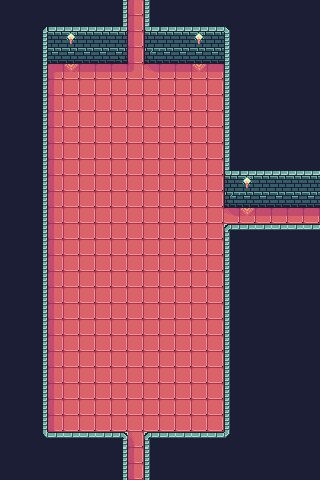

Below is a game level as drawn by its tile map, then a one-line description and the .tmx file that defines it, in full:
An orthogonal 20x30 tile map with 16x16 px tiles, 2 tile layers (prototype, base) and 3 objects (north_exit, east_exit, south_exit).

<map version="1.10" tiledversion="1.10.2" orientation="orthogonal" renderorder="right-down" width="20" height="30" tilewidth="16" tileheight="16" infinite="0" nextlayerid="12" nextobjectid="13">
 <tileset firstgid="1" source="../FaerieForest_PetricakeGamesTSX.tsx" />
 <layer id="1" name="prototype" width="20" height="30">
  <data encoding="csv">
163,163,163,163,163,163,163,166,169,166,163,163,163,163,163,163,163,163,163,163,
163,163,163,163,163,163,163,166,169,166,163,163,163,163,163,163,163,163,163,163,
163,163,166,166,168,166,166,166,169,166,166,166,168,166,166,163,163,163,163,163,
163,163,166,166,166,166,166,166,169,166,166,166,166,166,166,163,163,163,163,163,
163,163,166,169,169,169,169,169,169,169,169,169,169,169,166,163,163,163,163,163,
163,163,166,169,169,169,169,169,169,169,169,169,169,169,166,163,163,163,163,163,
163,163,166,169,169,169,169,169,169,169,169,169,169,169,166,163,163,163,163,163,
163,163,166,169,169,169,169,169,169,169,169,169,169,169,166,163,163,163,163,163,
163,163,166,169,169,169,169,169,169,169,169,169,169,169,166,163,163,163,163,163,
163,163,166,169,169,169,169,169,169,169,169,169,169,169,166,163,163,163,163,163,
163,163,166,169,169,169,169,169,169,169,169,169,169,169,166,163,163,163,163,163,
163,163,166,169,169,169,169,169,169,169,169,169,169,169,166,168,166,166,166,166,
163,163,166,169,169,169,169,169,169,169,169,169,169,169,166,166,166,166,166,166,
163,163,166,169,169,169,169,169,169,169,169,169,169,169,169,169,169,169,169,169,
163,163,166,169,169,169,169,169,169,169,169,169,169,169,166,166,166,166,166,166,
163,163,166,169,169,169,169,169,169,169,169,169,169,169,166,163,163,163,163,163,
163,163,166,169,169,169,169,169,169,169,169,169,169,169,166,163,163,163,163,163,
163,163,166,169,169,169,169,169,169,169,169,169,169,169,166,163,163,163,163,163,
163,163,166,169,169,169,169,169,169,169,169,169,169,169,166,163,163,163,163,163,
163,163,166,169,169,169,169,169,169,169,169,169,169,169,166,163,163,163,163,163,
163,163,166,169,169,169,169,169,169,169,169,169,169,169,166,163,163,163,163,163,
163,163,166,169,169,169,169,169,169,169,169,169,169,169,166,163,163,163,163,163,
163,163,166,169,169,169,169,169,169,169,169,169,169,169,166,163,163,163,163,163,
163,163,166,169,169,169,169,169,169,169,169,169,169,169,166,163,163,163,163,163,
163,163,166,169,169,169,169,169,169,169,169,169,169,169,166,163,163,163,163,163,
163,163,166,169,169,169,169,169,169,169,169,169,169,169,166,163,163,163,163,163,
163,163,166,169,169,169,169,169,169,169,169,169,169,169,166,163,163,163,163,163,
163,163,166,166,166,166,166,166,169,166,166,166,166,166,166,163,163,163,163,163,
163,163,163,163,163,163,163,166,169,166,163,163,163,163,163,163,163,163,163,163,
163,163,163,163,163,163,163,166,169,166,163,163,163,163,163,163,163,163,163,163
</data>
 </layer>
 <layer id="10" name="base" width="20" height="30">
  <data encoding="csv">
115,115,115,115,115,115,115,37,61,40,115,115,115,115,115,115,115,115,115,115,
115,115,1,5,5,5,5,42,61,45,5,5,5,5,4,115,115,115,115,115,
115,115,37,21,7,21,21,164,61,165,21,21,7,21,40,115,115,115,115,115,
115,115,37,8,8,8,8,60,61,63,8,8,8,8,40,115,115,115,115,115,
115,115,37,43,25,26,26,26,79,151,26,26,25,26,40,115,115,115,115,115,
115,115,37,61,41,41,41,41,41,41,41,41,41,41,40,115,115,115,115,115,
115,115,37,61,41,41,41,41,41,41,41,41,41,41,40,115,115,115,115,115,
115,115,37,61,41,41,41,41,41,41,41,41,41,41,40,115,115,115,115,115,
115,115,37,61,41,41,41,41,41,41,41,41,41,41,40,115,115,115,115,115,
115,115,37,61,41,41,41,41,41,41,41,41,41,41,40,115,115,115,115,115,
115,115,37,61,41,41,41,41,41,41,41,41,41,41,45,5,5,5,5,5,
115,115,37,61,41,41,41,41,41,41,41,41,41,41,165,7,21,21,21,21,
115,115,37,61,41,41,41,41,41,41,41,41,41,41,63,8,8,8,8,8,
115,115,37,61,41,41,41,41,41,41,41,41,41,41,151,25,26,26,26,26,
115,115,37,61,41,41,41,41,41,41,41,41,41,41,9,6,6,6,6,6,
115,115,37,61,41,41,41,41,41,41,41,41,41,41,40,115,115,115,115,115,
115,115,37,61,41,41,41,41,41,41,41,41,41,41,40,115,115,115,115,115,
115,115,37,61,41,41,41,41,41,41,41,41,41,41,40,115,115,115,115,115,
115,115,37,61,41,41,41,41,41,41,41,41,41,41,40,115,115,115,115,115,
115,115,37,61,41,41,41,41,41,41,41,41,41,41,40,115,115,115,115,115,
115,115,37,61,41,41,41,41,41,41,41,41,41,41,40,115,115,115,115,115,
115,115,37,61,41,41,41,41,41,41,41,41,41,41,40,115,115,115,115,115,
115,115,37,61,41,41,41,41,41,41,41,41,41,41,40,115,115,115,115,115,
115,115,37,61,41,41,41,41,41,41,41,41,41,41,40,115,115,115,115,115,
115,115,37,61,41,41,41,41,41,41,41,41,41,41,40,115,115,115,115,115,
115,115,37,61,41,41,41,41,41,41,41,41,41,41,40,115,115,115,115,115,
115,115,37,61,41,41,41,41,41,41,41,41,41,41,40,115,115,115,115,115,
115,115,73,6,6,6,6,27,80,9,6,6,6,6,76,115,115,115,115,115,
115,115,115,115,115,115,115,37,61,40,115,115,115,115,115,115,115,115,115,115,
115,115,115,115,115,115,115,37,61,40,115,115,115,115,115,115,115,115,115,115
</data>
 </layer>
 <objectgroup id="11" name="objects_01">
  <object id="10" name="north_exit" x="136" y="0.625">
   <point />
  </object>
  <object id="11" name="east_exit" x="319.125" y="216.125">
   <point />
  </object>
  <object id="12" name="south_exit" x="136" y="479.125">
   <point />
  </object>
 </objectgroup>
</map>
